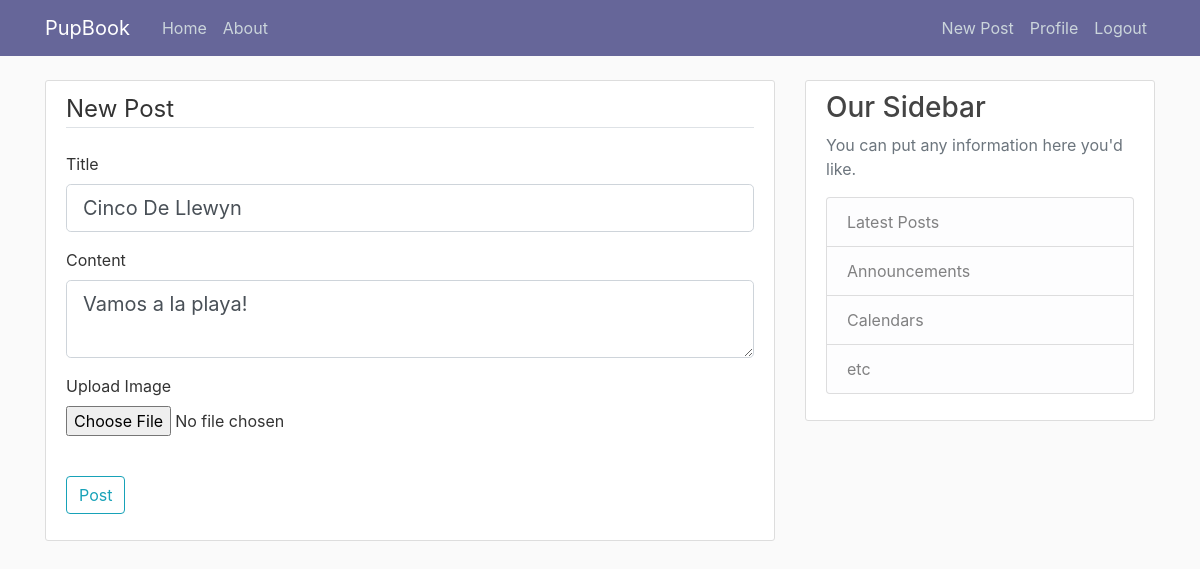
Page /post/1/update (signed in) on the earlier database version.
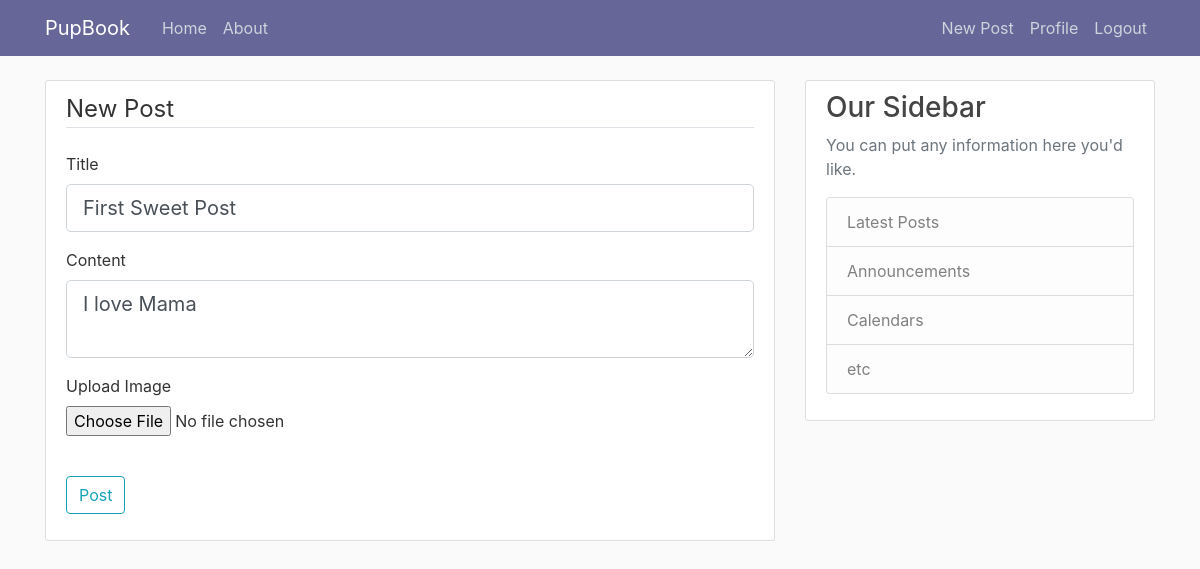
Same page on the later database version.
### PupBook/models.py (models this page shows, shortened)
class Post(db.Model):
    id = db.Column(db.Integer, primary_key=True)
    title = db.Column(db.String(100), nullable=False)
    date_posted = db.Column(db.DateTime, nullable=False, default=datetime.utcnow)
    content = db.Column(db.Text, nullable=False)
    image_file = db.Column(db.String(20))
    user_id = db.Column(db.Integer, db.ForeignKey('user.id'), nullable=False)

### PupBook/posts/routes.py (the view)
@posts.route("/post/<int:post_id>/update", methods=['GET', 'POST'])
@login_required
def update_post(post_id):
    post = Post.query.get_or_404(post_id)
    if post.author != current_user:
        abort(403)
    form = PostForm()
    if form.validate_on_submit():
        post.title = form.title.data
        post.content = form.content.data
        db.session.commit()
        flash('Your post has been updated', 'success')
        return redirect(url_for('posts.post', post_id=post.id))
    elif request.method == 'GET':
        form.title.data = post.title
        form.content.data = post.content
    return render_template('create_post.html', title='Update Post', form=form)

### PupBook/posts/forms.py
class PostForm(FlaskForm):
    title = StringField('Title', validators=[DataRequired()])
    content = TextAreaField('Content', validators=[DataRequired()])
    picture = FileField('Upload Image', validators=[FileAllowed(['jpg', 'png'])])
    submit = SubmitField('Post')

### PupBook/models.py (called while the page is built)
@login_manager.user_loader
def load_user(user_id):
    return User.query.get(int(user_id))

### PupBook/templates/create_post.html (shortened to what this page needs)
{% extends "layout.html" %}
{% block content %}
<div class="content-section">
    <form method="POST" action="" enctype="multipart/form-data">
        <fieldset class="form">
            <legend class="border-bottom mb-4">New Post</legend>
            <div class="form-group">
                {{ form.title.label(class="form-control-label") }}
                {% if form.title.errors %}
                  {{ form.title(class="form-control form-control-lg is-invalid") }}
                  <div class="invalid-feedback">
                      {% for error in form.title.errors %}
                        <span>{{ error }}</span>
                      {% endfor %}
                  </div>
                {% else %}
                  {{ form.title(class="form-control form-control-lg") }}
                {% endif %}
            </div>
            <div class="form-group">
                {{ form.content.label(class="form-control-label") }}
                {% if form.content.errors %}
                  {{ form.content(class="form-control form-control-lg is-invalid") }}
                  <div class="invalid-feedback">
                      {% for error in form.content.errors %}
                        <span>{{ error }}</span>
                      {% endfor %}
                  </div>
                {% else %}
                  {{ form.content(class="form-control form-control-lg") }}
                {% endif %}
            </div>
            <div class="form-group">
                    {{ form.picture.label() }}
                    {{ form.picture(class="form-control-file") }}
                </div>
        </fieldset>
        <br>
        <div class="form-group">
            {{ form.submit(class="btn btn-outline-info") }}
        </div>
    </form>
</div>
{% endblock content %}

### PupBook/templates/layout.html (shortened to what this page needs)
<!DOCTYPE html>
<html>
<head>
    <link rel="stylesheet" href="https://maxcdn.bootstrapcdn.com/bootstrap/4.0.0/css/bootstrap.min.css">
    <link rel="stylesheet" type="text/css" href="{{ url_for('static', filename='main.css') }}">
</head>
<body>
    <header class="site-header">
      <nav class="navbar navbar-expand-md navbar-dark bg-steel fixed-top">
        <div class="container">
          <a class="navbar-brand mr-4" href="/">PupBook</a>
          <div class="collapse navbar-collapse" id="navbarToggle">
            <div class="navbar-nav mr-auto">
              <a class="nav-item nav-link" href="{{ url_for('main.home') }}">Home</a>
              <a class="nav-item nav-link" href="{{ url_for('main.about') }}">About</a>
            </div>
            <div class="navbar-nav">
              {% if current_user.is_authenticated %}
                  <a class="nav-item nav-link" href="{{ url_for('posts.new_post') }}">New Post</a>
                  <a class="nav-item nav-link" href="{{ url_for('users.profile', username=current_user.username) }}">Profile</a>
                  <a class="nav-item nav-link" href="{{ url_for('users.logout') }}">Logout</a>
              {% else %}
                  <a class="nav-item nav-link" href="{{ url_for('users.login') }}">Login</a>
                  <a class="nav-item nav-link" href="{{ url_for('users.register') }}">Register</a>
              {% endif %}
            </div>
          </div>
        </div>
      </nav>
    </header>
    <main role="main" class="container">
      <div class="row">
        <div class="col-md-8">
          {% block content %}{% endblock %}
        </div>
        <div class="col-md-4">
          <div class="content-section">
            <h3>Our Sidebar</h3>
            <p class='text-muted'>You can put any information here you'd like.
              <ul class="list-group">
                <li class="list-group-item list-group-item-light">Latest Posts</li>
                <li class="list-group-item list-group-item-light">Announcements</li>
                <li class="list-group-item list-group-item-light">Calendars</li>
                <li class="list-group-item list-group-item-light">etc</li>
              </ul>
            </p>
          </div>
        </div>
      </div>
    </main>
</body>
</html>

### PupBook/static/main.css (style rules this page uses)
body { background: #fafafa; color: #333333; margin-top: 5rem; }
h1, h2, h3, h4, h5, h6 { color: #444444; }
.bg-steel { background-color: #666699; }
.site-header .navbar-nav .nav-link { color: #cbd5db; }
.content-section { background: #ffffff; padding: 10px 20px; border: 1px solid #dddddd; border-radius: 3px; margin-bottom: 20px; }

Differences in the rows shown:
changed Post: title "Cinco De Llewyn" → "First Sweet Post"; content "Vamos a la playa!" → "I love Mama"
